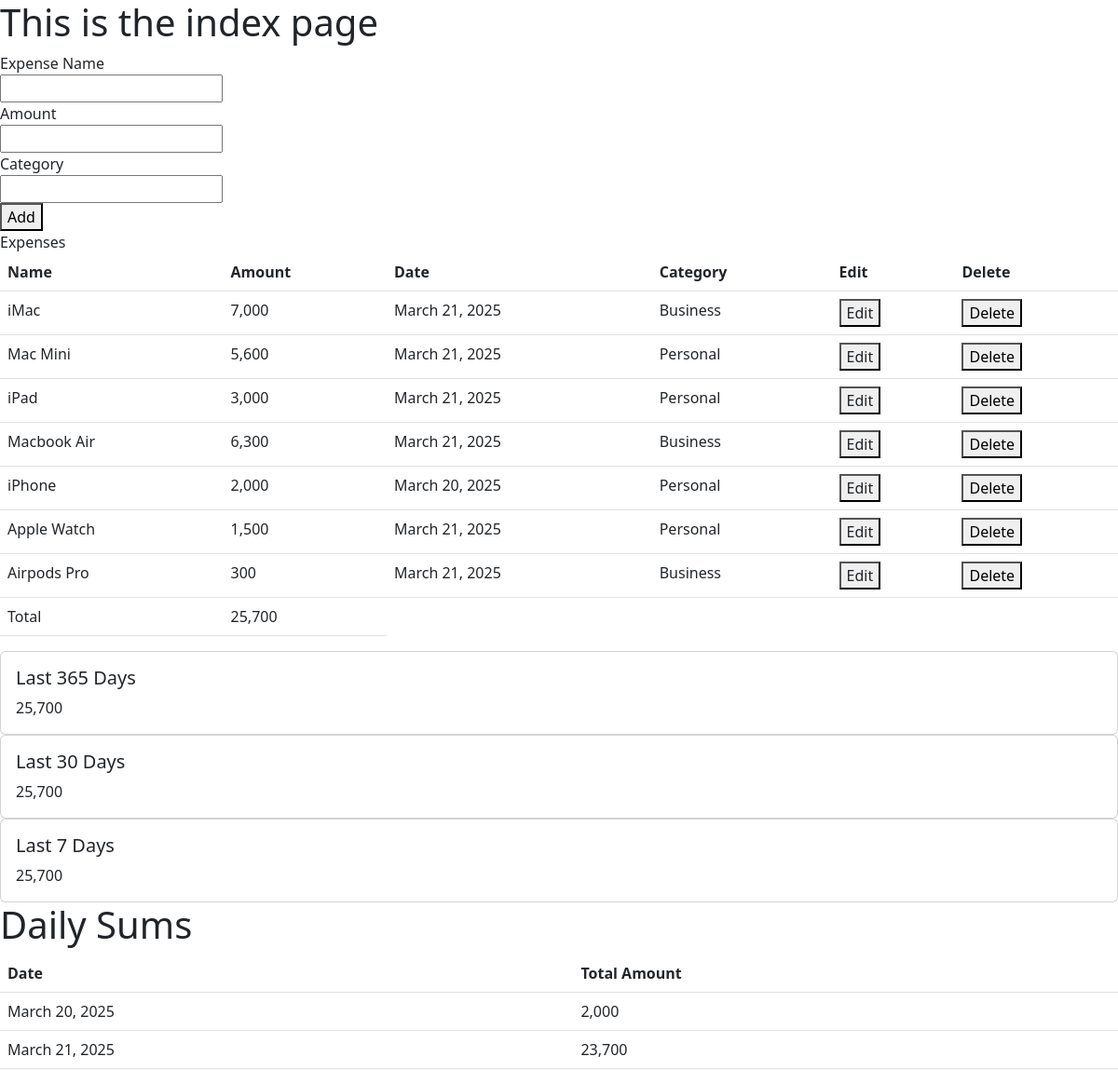
The page / on the database its author committed.
### myapp/models.py (models this page shows, shortened)
class Expense(models.Model):
  name = models.CharField(max_length=100)
  amount = models.IntegerField()
  category = models.CharField(max_length=50)
  date = models.DateField(auto_now=True)

### myapp/views.py (the view)
# urls.py: path('', views.index, name='index'),  # Homepage where expenses are listed and new ones can be added.
def index(request):
  if request.method == "POST":  # If form is submitted
    expense = Expenseform(request.POST)  # Create form instance with submitted data
    if expense.is_valid():  # Validate form data
      expense.save()  # Save new expense to the database
  expenses = Expense.objects.all()  # Retrieve all expenses
  total_expenses = expenses.aggregate(Sum('amount'))
  last_year = datetime.date.today() - datetime.timedelta(days=365)
  last_year_expenses = Expense.objects.filter(date__gt=last_year)
  total_yearly_expenses = last_year_expenses.aggregate(Sum('amount'))
  last_month = datetime.date.today() - datetime.timedelta(days=30)
  last_month_expenses = Expense.objects.filter(date__gt=last_month)
  total_monthly_expenses = last_month_expenses.aggregate(Sum('amount'))
  last_week = datetime.date.today() - datetime.timedelta(days=7)
  last_week_expenses = Expense.objects.filter(date__gt=last_week)
  total_weekly_expenses = last_week_expenses.aggregate(Sum('amount'))
  daily_sums = Expense.objects.filter().values('date').order_by('date').annotate(sum=Sum('amount'))
  expense_form = Expenseform()  # Create an empty form instance for new expenses
  return render(request, 'myapp/index.html', {'expense_form': expense_form, 'expenses': expenses, 'total_expenses': total_expenses, 'total_yearly_expenses': total_yearly_expenses, 'total_monthly_expenses': total_monthly_expenses, 'total_weekly_expenses': total_weekly_expenses, 'daily_sums': daily_sums})

### myapp/forms.py
class Expenseform(ModelForm):
  class Meta:
    model = Expense
    fields = ('name', 'amount', 'category')

### myapp/templates/myapp/index.html (shortened to what this page needs)
{% extends 'myapp/base.html' %}
{% load humanize %}
{% block body %}
  <h1>This is the index page</h1>
  <form method="POST">
    <div>
      <div>
        <label>Expense Name</label>
        <div> {{ expense_form.name }}</div>
      </div>
      <div>
        <label>Amount</label>
        <div> {{ expense_form.amount }}</div>
      </div>
      <div>
        <label>Category</label>
        <div> {{ expense_form.category }}</div>
      </div>
      <div>
        <button>Add</button>
      </div>
    </div>
  </form>
  <div>Expenses</div>
  <table class="table">
    <thead>
      <tr>
        <th scope="col">Name</th>
        <th scope="col">Amount</th>
        <th scope="col">Date</th>
        <th scope="col">Category</th>
        <th scope="col">Edit</th>
        <th scope="col">Delete</th>
      </tr>
    </thead>
    <tbody>
      {% for expense in expenses %}
      <tr>
        <td>  {{ expense.name }}</td>
        <td> {{ expense.amount | intcomma }} </td>
        <td> {{ expense.date }} </td>
        <td> {{ expense.category }} </td>
        <td>
          <button>
          <a class="link-dark link-underline link-underline-opacity-0" href="{% url 'edit' expense.id %}">Edit</a></td>
        <td>
          <form method="POST" action="{% url 'delete' expense.id %}">
            <button type="submit" name="delete">Delete</button>
          </form>
      </tr>
      {% endfor %}
      <tr>
        <td>  Total </td>
        <td> {{ total_expenses.amount__sum | intcomma }} </td>
      </tr>
    </tbody>
  </table>
  <div class="card">
    <div class="card-body">
      <h5 class="card-title">Last 365 Days</h5>
      <p class="card-text"> {{ total_yearly_expenses.amount__sum | intcomma }}</p>
    </div>
  </div>
  <div class="card">
    <div class="card-body">
      <h5 class="card-title">Last 30 Days</h5>
      <p class="card-text"> {{ total_monthly_expenses.amount__sum | intcomma }}</p>
    </div>
  </div>
  <div class="card">
    <div class="card-body">
      <h5 class="card-title">Last 7 Days</h5>
      <p class="card-text"> {{ total_weekly_expenses.amount__sum | intcomma }}</p>
    </div>
  </div>
<h1>Daily Sums</h1>
   <table class="table">
    <thead>
      <tr>
        <th scope="col">Date</th>
        <th scope="col">Total Amount</th>
      </tr>
    </thead>
    <tbody>
      {% for daily_sum in daily_sums %}
      <tr>
        <td>  {{ daily_sum.date }}</td>
        <td> {{ daily_sum.sum | intcomma }} </td>
      {% endfor %}
    </tbody>
  </table>
{% endblock %}

### myapp/templates/myapp/base.html (shortened to what this page needs)
{% load static %}
<!DOCTYPE html>
<html lang="en">
<head>
  <link
        href="https://cdn.jsdelivr.net/npm/bootstrap@5.3.0/dist/css/bootstrap.min.css"
        rel="stylesheet"
    >
</head>
<body>
  {% block body %}
  {% endblock %}
</body>
</html>

### rows shown on the page
Expense: name "iMac", amount "7,000", date "March 21, 2025", category "Business"
Expense: name "Mac Mini", amount "5,600", date "March 21, 2025", category "Personal"
Expense: name "iPad", amount "3,000", date "March 21, 2025", category "Personal"
Expense: name "Macbook Air", amount "6,300", date "March 21, 2025", category "Business"
Expense: name "iPhone", amount "2,000", date "March 20, 2025", category "Personal", sum "2,000"
Expense: name "Apple Watch", amount "1,500", date "March 21, 2025", category "Personal"
Expense: name "Airpods Pro", amount "300", date "March 21, 2025", category "Business"

### other values the page prints
{{ total_expenses.amount__sum | intcomma }} "25,700"
{{ total_yearly_expenses.amount__sum | intcomma }} "25,700"
{{ total_monthly_expenses.amount__sum | intcomma }} "25,700"
{{ total_weekly_expenses.amount__sum | intcomma }} "25,700"
{{ daily_sum.date }} "March 21, 2025"
{{ daily_sum.sum | intcomma }} "23,700"
